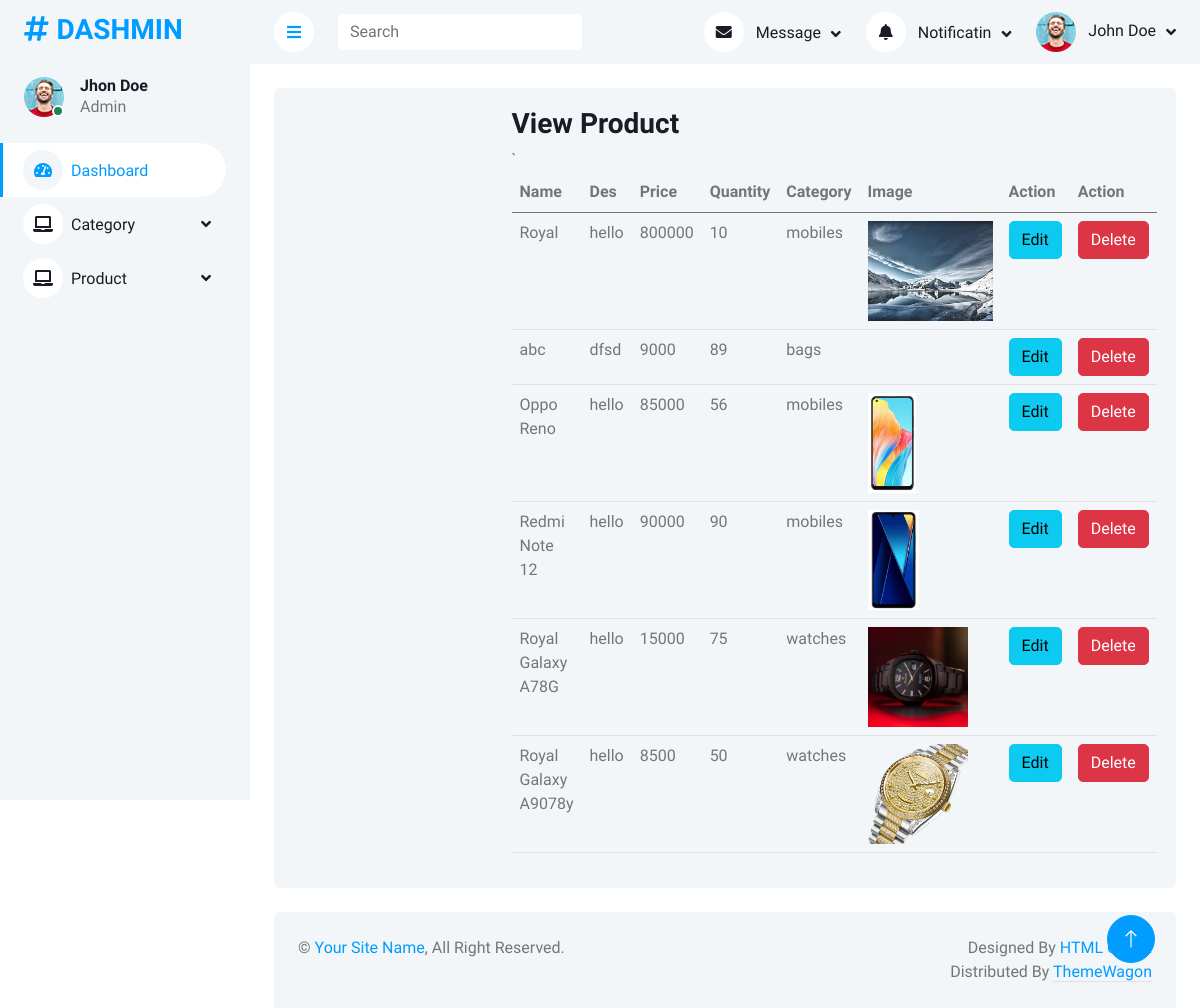
The app's page /adminPanel/viewProduct.php with its own data.
### tables this page shows
CREATE TABLE `products` (
  `id` int(11) NOT NULL,
  `name` varchar(200) NOT NULL,
  `price` int(11) NOT NULL,
  `des` varchar(200) NOT NULL,
  `qty` int(11) NOT NULL,
  `image` varchar(200) NOT NULL,
  `c_id` int(11) NOT NULL
);

CREATE TABLE `categories` (
  `id` int(11) NOT NULL,
  `name` varchar(200) NOT NULL,
  `image` varchar(200) NOT NULL,
  `des` varchar(100) NOT NULL
);

### adminPanel/viewProduct.php (the view)
<?php
include('query.php');
include('header.php');
?>
            <div class="container-fluid pt-4 px-4">
                <div class="row vh-100 bg-light rounded align-items-center justify-content-center mx-0">
                    <div class="col-md-6 ">
                        <h3> View Product</h3>
                       `<table class="table">
                        <thead>
                            <tr>
                                <th>Name</th>
                                <th>Des</th>
                                <th>Price</th>
                                <th>Quantity</th>
                                <th>Category</th>
                                <th>Image</th>
                                <th>Action</th>
                                <th>Action</th>
                            </tr>
                        </thead>
                        <tbody>
                            <?php
                            $query = $pdo->query("select products.* , categories.name as cName , categories.id as catId from products inner join categories on products.c_id = categories.id");
                            $allProducts = $query->fetchAll(PDO::FETCH_ASSOC);
                            foreach($allProducts as $product){
                            ?>
                            <tr>
                                <td><?php echo $product['name'] ?></td>
                                <td><?php echo $product['des'] ?></td>
                                <td><?php echo $product['price'] ?></td>
                                <td><?php echo $product['qty'] ?></td>
                                <td><?php echo $product['cName'] ?></td>
                                <td><img height="100px" src="img/<?php echo $product['image']?>" alt=""></td>
                                <td><a class="btn btn-info" href="editProduct.php?id=<?php echo $product['id']?>">Edit</a></td>
                                <td><a class="btn btn-danger" href="?did=<?php echo $product['id']?>">Delete</a></td>
                            </tr>
                           <?php
                           }
                           ?>
                        </tbody>
                       </table>
                    </div>
                </div>
            </div>
          <?php
          include('footer.php');
          ?>

### adminPanel/css/style.css (style rules this page uses)
:root { --primary: #009CFF; --light: #F3F6F9; --dark: #191C24; }
.btn { transition: .5s; }

### records on screen
products: name "Royal", des "hello", price "800000", qty "10", c.name "mobiles", image (picture)
products: name "abc", des "dfsd", price "9000", qty "89", c.name "bags"
products: name "Oppo Reno", des "hello", price "85000", qty "56", c.name "mobiles", image (picture)
products: name "Redmi Note 12", des "hello", price "90000", qty "90", c.name "mobiles", image (picture)
products: name "Royal Galaxy A78G", des "hello", price "15000", qty "75", c.name "watches", image (picture)
products: name "Royal Galaxy A9078y", des "hello", price "8500", qty "50", c.name "watches", image (picture)
